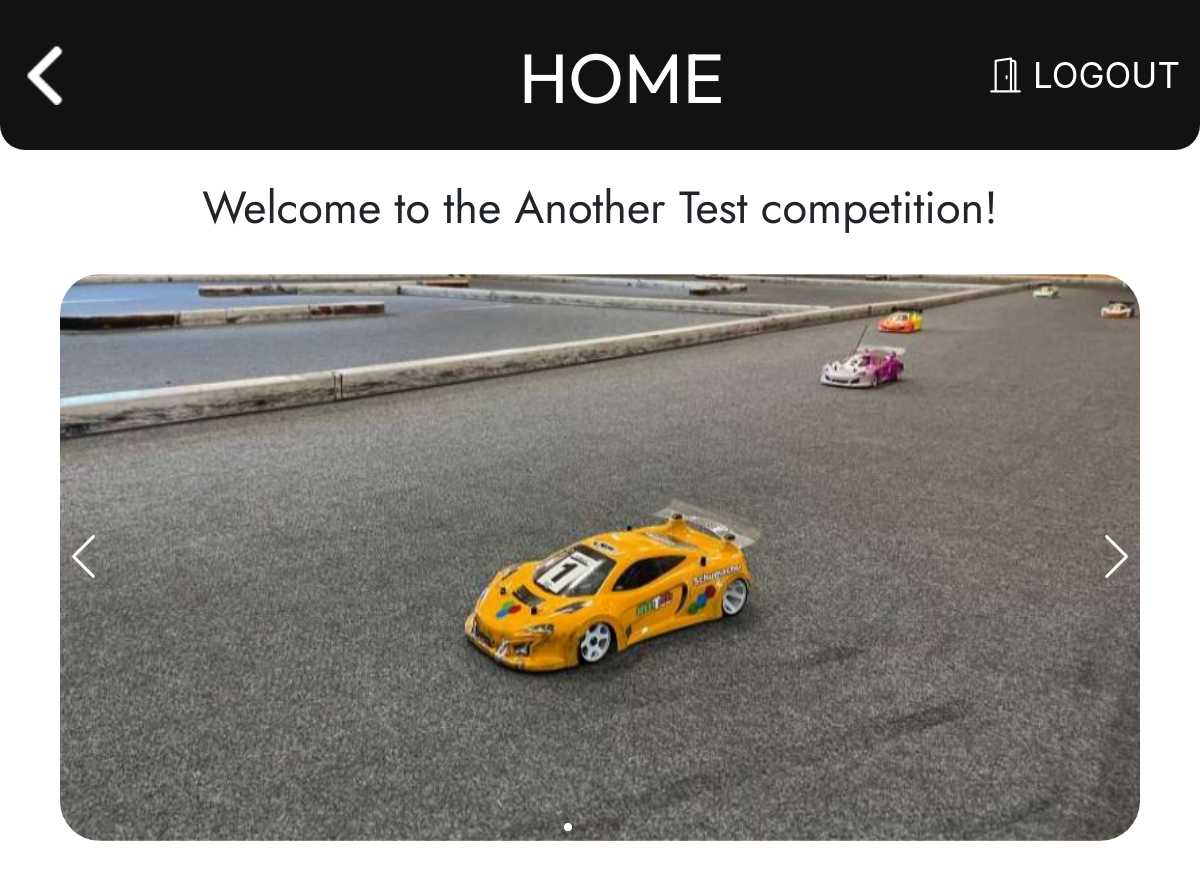
/comp/CXGTWOWNBL/ (signed in, upper part), run on an earlier commit of the app's database.
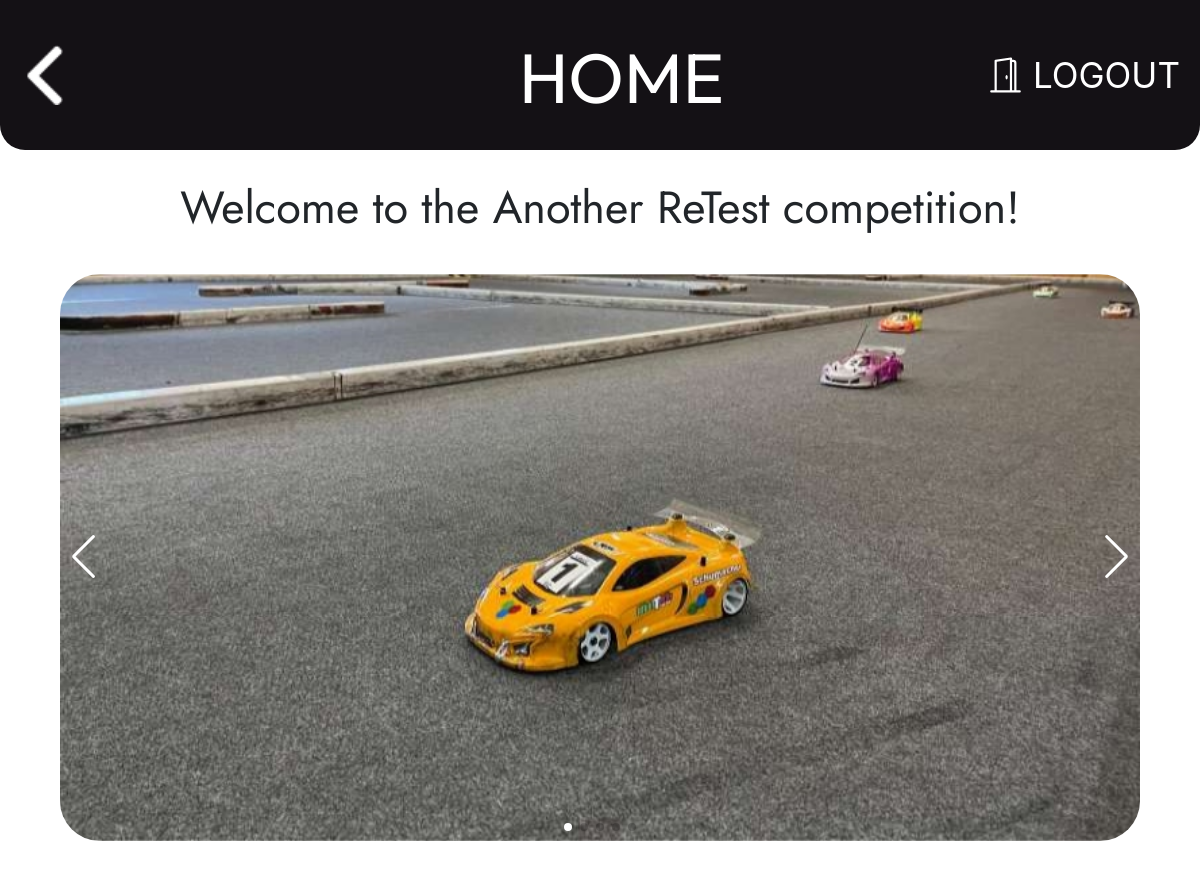
And on a later commit of the database.
### database/models.py (models this page shows, shortened)
class Competition(models.Model):
    name = models.CharField(max_length=100)
    location = models.CharField(max_length=50)
    no_of_rounds = models.IntegerField(validators=[MinValueValidator(
        1, message='Please enter a number greater than or equal to 1'), MaxValueValidator(30, message='Please enter a number less than or equal to 30')])
    gates_per_round = models.IntegerField(
        validators=[MinValueValidator(1), MaxValueValidator(30)])
    ruleset = models.ForeignKey(Ruleset, on_delete=models.CASCADE)
    ref_code = models.CharField(
        max_length=10,
        blank=True,
        editable=False,
        unique=True,
        default=get_random_string(
            5, allowed_chars=string.ascii_uppercase + string.digits)
    )

### database/views.py (the view)
# urls.py: path('comp/<str:ref>/', views.comp_test, name='competition'),
@login_required
def comp_test(request, ref):
    context = {
        'comp': Competition.objects.get(ref_code=f'{ref}'),
        'light': Rule.objects.filter(ruleset_id=3),
        'full': Rule.objects.filter(ruleset_id=4),
    }
    try:
        return render(request, "competition_register/comp_test.html", context)
    except Competition.DoesNotExist:
        return render(request, "competition_register/comp_test.html")

### database/templates/competition_register/comp_test.html (shortened to what this page needs)
{% extends 'base1.html' %}{% load static %}
{% block head %}
<link rel="stylesheet" href="{% static 'home.css' %}" />
<link rel="stylesheet" href="https://cdn.jsdelivr.net/npm/swiper@8/swiper-bundle.min.css" />
{% endblock %}
{% block pagename %} <p>HOME</p>{% endblock %}
{% block back %} {% url 'login' %} {% endblock %}
{% block content %}
<div class="galleryContainer">
    <p style="font-size: 45px; font-family: 'Jost', sans-serif;">Welcome to the {{comp.name}}
        competition!</p>
    <div class="swiper">
        <div class="swiper-wrapper">
            <div class="swiper-slide"><img src="{% static 'gallery1.jpg'%}" alt=""></div>
        </div>
        <div class="swiper-pagination"></div>
        <div class="swiper-button-prev"></div>
        <div class="swiper-button-next"></div>
    </div>
</div>
{% endblock %}

What changed in the data, as far as the page shows it:
changed Competition: name "Another Test" → "Another ReTest"
